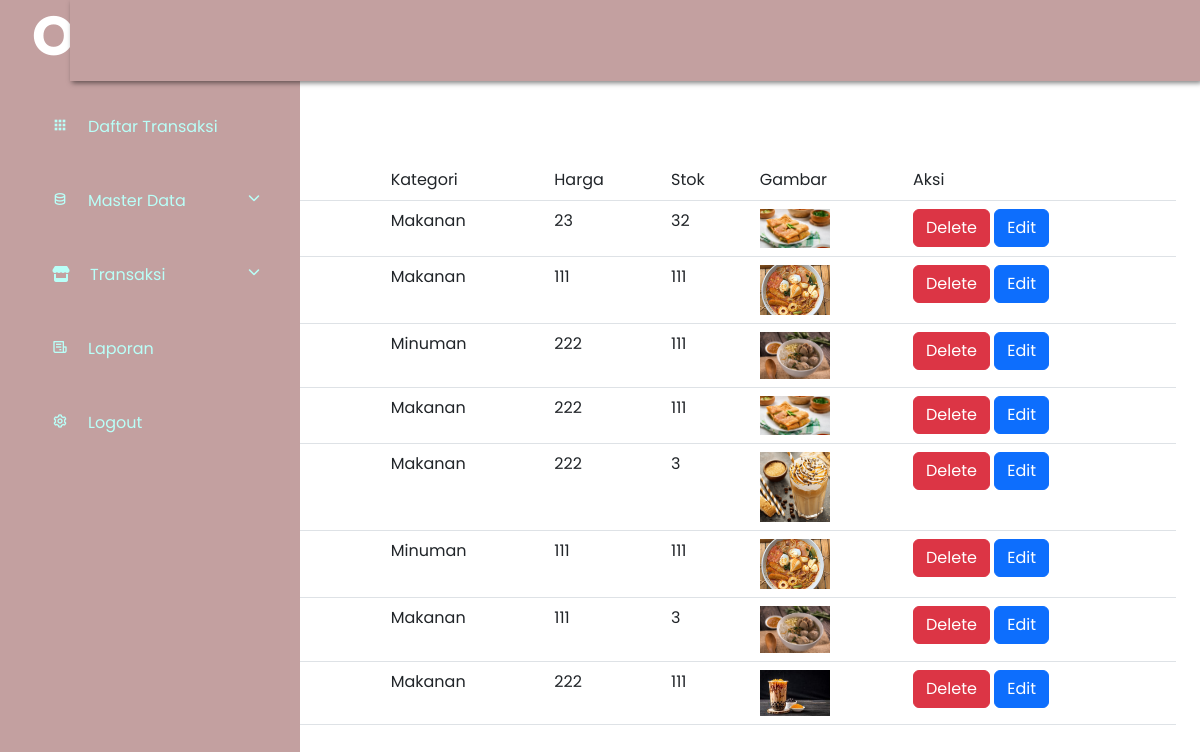
The app's page /admin/home.php?halaman=menu, older data.
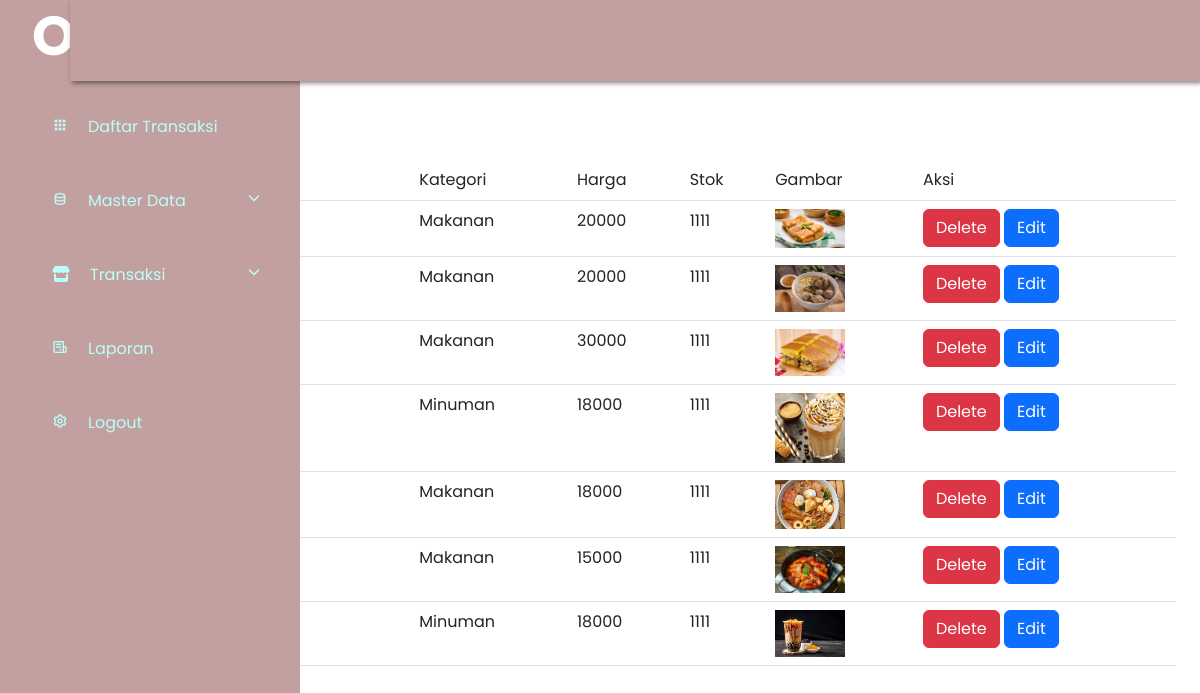
The same page, newer data.
### tables this page shows
CREATE TABLE `menus` (
  `id` int(11) NOT NULL,
  `nama_menu` varchar(100) NOT NULL,
  `harga` int(100) NOT NULL,
  `gambar` text NOT NULL,
  `stock` int(11) NOT NULL,
  `kategori_id` int(11) NOT NULL
);

CREATE TABLE `kategoris` (
  `id` int(11) NOT NULL,
  `nama` varchar(100) NOT NULL
);

### admin/menu.php (the view, shortened to what this page needs)
<a href="home.php?halaman=menu-add">
    <button type="submit" class="btn btn-secondary" style=" margin-top: 50px; ">
    </button>
</a>
<table class="table mt-4">
    <tr>
        <td>No</td>
        <td>Nama Produk</td>
        <td>Kategori</td>
        <td>Harga</td>
        <td>Stok</td>
        <td>Gambar</td>
        <td>Aksi</td>
    </tr>
    <?php
    $sql = "SELECT * FROM kategoris
    INNER JOIN menus
    ON kategoris.id = menus.kategori_id  ";
    $result = $conn->query($sql);
    $no = 1;
    while ($row=$result->fetch_assoc()){
    ?>
        <tr>
            <td><?php echo $no++ ?></td>
            <td><?php echo $row["nama_menu"]?></td>
            <td><?php echo $row["nama"]?></td>
            <td><?php echo $row["harga"]?></td>
            <td><?php echo $row["stock"]?></td>
            <td><img width="70" src="../image/<?php echo $row["gambar"]?>" alt=""></td>
            <td>
                <a href="home.php?halaman=delete&id=<?php echo $row['id']?>"><button type="submit" class="btn btn-danger">Delete</button></a>
                <a href="home.php?halaman=menu-edit&id=<?php echo $row['id']?>"><button class="btn btn-primary">Edit</button></a>
            </td>
        </tr>
    <?php
    }
    ?>
</table>

### bot.php (shortened to what this page needs)
<!doctype html>
<html lang="en">
    <head>
        <link rel="stylesheet" href="https://maxst.icons8.com/vue-static/landings/line-awesome/line-awesome/1.3.0/css/line-awesome.min.css" />
        <link rel="stylesheet" href="https://cdnjs.cloudflare.com/ajax/libs/font-awesome/6.2.0/css/all.min.css" />
        <link href='https://unpkg.com/boxicons@2.1.3/css/boxicons.min.css' rel='stylesheet'>
        <link href="https://cdn.jsdelivr.net/npm/bootstrap@5.3.0-alpha1/dist/css/bootstrap.min.css" rel="stylesheet">
        <link rel="stylesheet" href="style.css">
        <link href="dist/css/bootstrap.min.css" rel="stylesheet">
  </head>
  <body>
  </body>
</html>

### admin/home.php (shortened to what this page needs)
<?php
	include "../koneksi.php";
	include "../bot.php";
?>
<link rel="stylesheet" href="../style.css">
		<div class="sidebar">
			<div class="sidebar-brand">
			    	<h2><span>Oresto</span></h2>
			</div>
			<div class="sidebar-menu" id="body">
				<li class="item">
					<a href="home.php?halaman=pesanan" class="menu-btn"><i class='bx bxs-grid' ></i><span>Daftar Transaksi</span> </a>
				</li>
				<li class="item" id="data">
					<a href="#data" class="menu-btn">
					<i class='bx bx-data'></i><span>Master Data<i class="fas fa-chevron-down drop-down"></i></span>
					</a>
				</li>
				<li class="item" id="transaksi">
					<a href="#transaksi" class="menu-btn">
						<i class="fa-solid  fa-store"></i><span>Transaksi<i class="fas fa-chevron-down drop-down"></i></span>
					</a>
				</li>
				<li class="item" id="">
					<a href="" class="menu-btn">
						<i class='bx bx-receipt' ></i><span>Laporan</span>
					</a>
				</li>
				<li class="item" id="">
					<a href="../proses_logout.php" class="menu-btn">
						<i class='bx bx-cog'></i><span>Logout</span>
					</a>
				</li>
			</div>
		</div>
		<div class="maint-content p-4">
			<header>
				<h2>
					<label for="nav-toggle">
						<span class="las la-bars"></span>
					</label>
				</h2>
			</header>
			<?php
			if (isset($_GET['halaman'])){
				$page = $_GET['halaman'];
				switch ($page) {
					case 'menu':
						include "menu.php";
						break;
				}
			}else{
				include "pesanan.php";
			}
			?>
		</div>

### style.css (style rules this page uses)
h2 { font-family: "Poppins", sans-serif; font-style: normal; font-weight: 700; font-size: 32px; line-height: 39px; }
* { padding: 0; margin: 0; box-sizing: border-box; list-style-type: none; text-decoration: none; font-family: "Poppins", sans-serif; }
.sidebar { width: 250px; position: fixed; left: 0; top: 0; height: 100%; background: #c3a0a0; z-index: 100; transition: width 300ms; }
.sidebar-brand { height: 90px; padding: 1rem 0rem 1rem 2rem; color: #fff; }
.sidebar-brand span { display: inline-block; text-align: center; font-size: 55px; }
.sidebar .sidebar-menu .item .menu-btn { display: block; color: #b9fff8; position: relative; padding: 25px 20px; text-decoration: none; }
.sidebar .sidebar-menu .item .menu-btn i { margin-right: 20px; }
.sidebar .sidebar-menu .item .menu-btn .drop-down { float: right; font-size: 12px; margin-top: 3px; }
.maint-content { transition: margin-left 300ms; margin-left: 250px; }
header { background: #fff; display: flex; justify-content: space-between; padding: 1rem 1.5rem; box-shadow: 2px 2px 5px rgba(0, 0, 0, 0.5); position: fixed; left: 250px; width: calc(100% - 250px); top: 0; z-index: 100; background: #c3a0a0; }
header h2 { color: #b9fff8; }
header label span { font-size: 1.7rem; padding-right: 1rem; }
@media only screen and (max-width: 1200px) { .sidebar { width: 70px; } }
@media only screen and (max-width: 1200px) { .sidebar .sidebar-brand, .sidebar li { padding-left: 1rem; text-align: center; } }
@media only screen and (max-width: 1200px) { .sidebar li a { padding-left: 0rem; } }
@media only screen and (max-width: 1200px) { .sidebar .sidebar-brand h2 span:last-child, .sidebar li a span:last-child { display: none; } }
@media only screen and (max-width: 1200px) { .maint-content { margin-left: 70px; } }
@media only screen and (max-width: 1200px) { .maint-content header { width: calc(100% - 70px); left: 70px; } }

Row changes from the older to the newer data that the page shows:
removed menus: kategori.nama "Makanan", harga "111", stock "111", gambar (picture)
changed menus (number 1 of 7 on the later page): harga "23" → "20000"; stock "32" → "1111"
changed menus (number 2 of 7 on the later page): kategori.nama "Minuman" → "Makanan"; harga "222" → "20000"; stock "111" → "1111"
changed menus (number 3 of 7 on the later page): harga "222" → "30000"; stock "111" → "1111"; gambar: a different picture
changed menus (number 4 of 7 on the later page): kategori.nama "Makanan" → "Minuman"; harga "222" → "18000"; stock "3" → "1111"
changed menus (number 5 of 7 on the later page): kategori.nama "Minuman" → "Makanan"; harga "111" → "18000"; stock "111" → "1111"
changed menus (number 6 of 7 on the later page): harga "111" → "15000"; stock "3" → "1111"; gambar: a different picture
changed menus (number 7 of 7 on the later page): kategori.nama "Makanan" → "Minuman"; harga "222" → "18000"; stock "111" → "1111"
